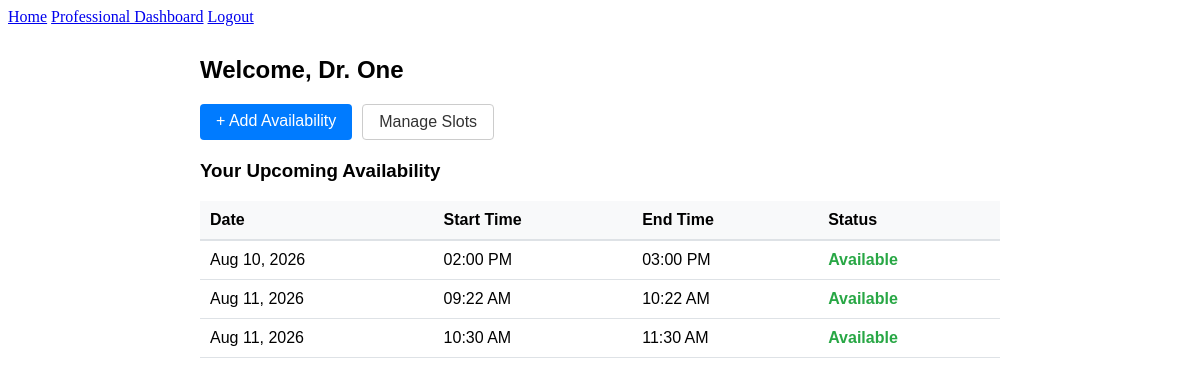
Before: /professional/dashboard (signed in) with the older database file.
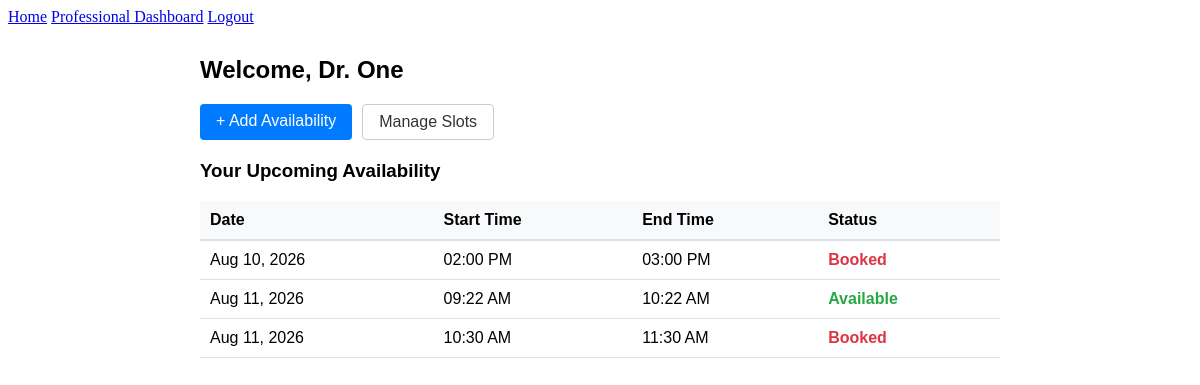
After: the same page with the newer database file.
### bp_app/models.py (models this page shows, shortened)
class Availability(db.Model):
    __tablename__ = "availability"
    id = db.Column(db.Integer, primary_key = True)
    start_time = db.Column(db.DateTime, nullable = False)
    end_time = db.Column(db.DateTime, nullable = False)
    is_booked = db.Column(db.Boolean, nullable = False, default = False)
    professional_id = db.Column(
        db.Integer,
        db.ForeignKey("professional.id"),
        nullable = False
    )
    professional = db.relationship(
        "Professional",
        back_populates = "availabilities"
    )
    appointment = db.relationship("Appointment", back_populates="availability", uselist=False)

### bp_app/professional_routes.py (the view)
@professional.route("/professional/dashboard")
@login_required
def dashboard():
    if not isinstance(current_user, Professional):
        flash("This page is for professionals only.","error")
        return redirect(url_for("main.home"))
    slots = (
        Availability.query
        .filter_by(professional_id=current_user.id)
        .order_by(Availability.start_time.asc())
        .all()
    )
    return render_template("professional/dashboard.html",slots=slots)

### bp_app/app.py (called while the page is built)
@login_manager.user_loader
def load_user(user_id):
    try:
        user_type, record_id = user_id.split(":", 1)
        model = {"Patient": Patient, "Professional": Professional}.get(user_type)
        return db.session.get(model, int(record_id)) if model else None
    except (AttributeError, TypeError, ValueError):
        return None

### bp_app/templates/professional/dashboard.html
{% extends "base.html" %}
{% block content %}
<div style="max-width: 800px; margin: 30px auto; font-family: sans-serif;">
    <h2>Welcome, Dr. {{ current_user.lastname }}</h2>
    <div style="display: flex; gap: 10px; margin-bottom: 20px;">
        <a href="{{ url_for('professional.add_availability') }}" style="text-decoration: none; padding: 8px 16px; background-color: #007bff; color: white; border-radius: 4px;">
            + Add Availability
        </a>
        <a href="{{ url_for('professional.manage_availability') }}" style="text-decoration: none; padding: 8px 16px; border: 1px solid #ccc; color: #333; border-radius: 4px;">
            Manage Slots
        </a>
    </div>
    <h3>Your Upcoming Availability</h3>
    {% if slots %}
        <table style="width: 100%; border-collapse: collapse; margin-top: 10px;">
            <thead>
                <tr style="background-color: #f8f9fa; border-bottom: 2px solid #dee2e6; text-align: left;">
                    <th style="padding: 10px;">Date</th>
                    <th style="padding: 10px;">Start Time</th>
                    <th style="padding: 10px;">End Time</th>
                    <th style="padding: 10px;">Status</th>
                </tr>
            </thead>
            <tbody>
                {% for slot in slots %}
                    <tr style="border-bottom: 1px solid #dee2e6;">
                        <td style="padding: 10px;">{{ slot.start_time.strftime('%b %d, %Y') }}</td>
                        <td style="padding: 10px;">{{ slot.start_time.strftime('%I:%M %p') }}</td>
                        <td style="padding: 10px;">{{ slot.end_time.strftime('%I:%M %p') }}</td>
                        <td style="padding: 10px;">
                            {% if slot.appointment %}
                                <span style="color: #dc3545; font-weight: bold;">Booked</span>
                            {% else %}
                                <span style="color: #28a745; font-weight: bold;">Available</span>
                            {% endif %}
                        </td>
                    </tr>
                {% endfor %}
            </tbody>
        </table>
    {% else %}
        <p style="color: #6c757d; margin-top: 15px;">
            You have no availability slots created yet. Click "+ Add Availability" to get started.
        </p>
    {% endif %}
</div>
{% endblock %}

Changed rows visible on the page:
changed Availability "Aug 10, 2026": text "Available" → "Booked"
changed Availability "10:30 AM": text "Available" → "Booked"
